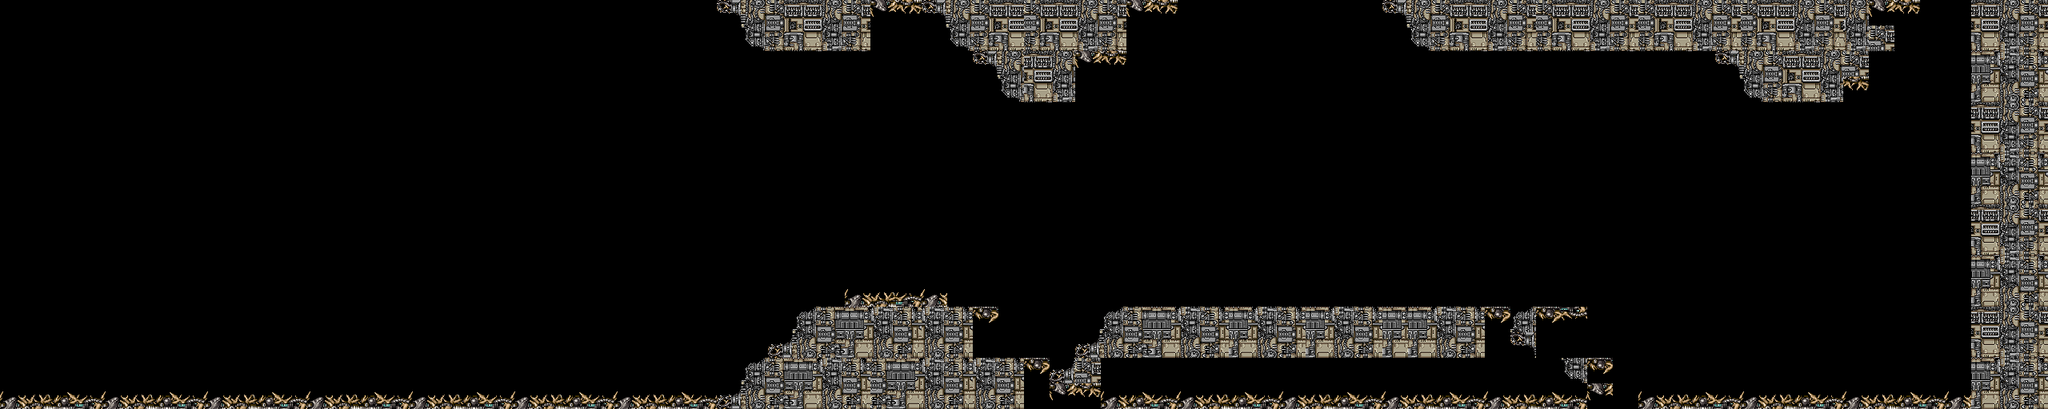

This game map was drawn from its Tiled (.tmx) file and the tilesets committed beside it. A one-line description and the trimmed map source follow:
An orthogonal 80x16 tile map with 32x32 px tiles, 1 tile layer (Capa de Patrones 1).

<map version="1.0" orientation="orthogonal" renderorder="right-down" width="80" height="16" tilewidth="32" tileheight="32" nextobjectid="1">
 <tileset firstgid="1" name="backTiles1" tilewidth="32" tileheight="32">
  <image source="../packer/backTiles1.png" width="512" height="128" />
 </tileset>
 <layer name="Capa de Patrones 1" width="80" height="16">
  <data>[1280 cells, 354 non-empty, 40 distinct tile ids]</data>
 </layer>
</map>